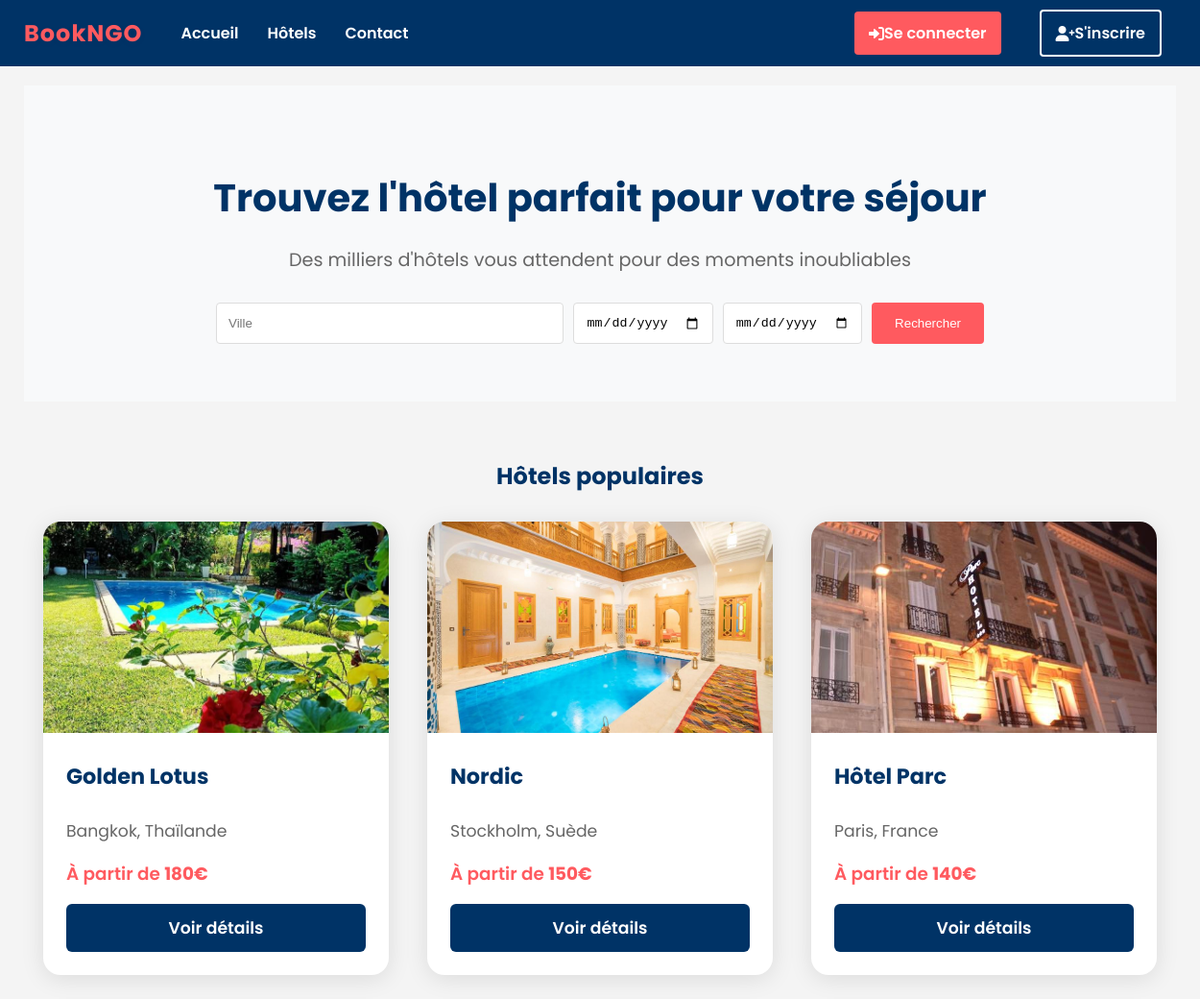
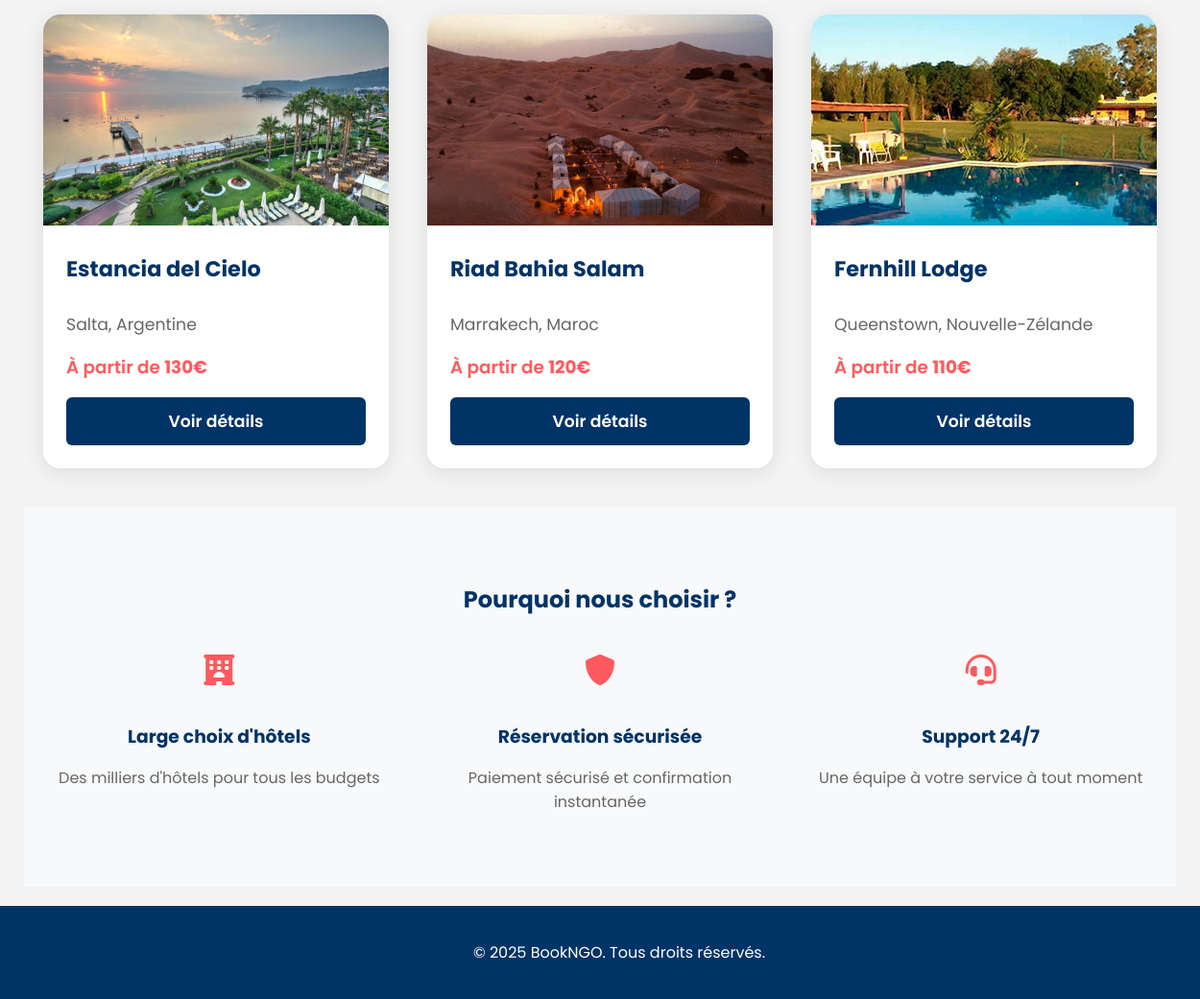
/api/hotels/, run on the app's committed database (2 pictures, top to bottom).
### hotel_app/models.py (models this page shows, shortened)
class Hotel(models.Model):
    owner = models.ForeignKey(User, on_delete=models.CASCADE, related_name='hotels')
    name = models.CharField(max_length=255)
    description = models.TextField()
    address = models.TextField()
    city = models.CharField(max_length=100)
    country = models.CharField(max_length=100)
    email = models.EmailField()
    phone = models.CharField(max_length=20)
    image = models.ImageField(upload_to='hotels/', null=True, blank=True)
    base_price = models.DecimalField(max_digits=10, decimal_places=2, default=0)

### hotel_app/views.py (the view)
# urls.py: path('', home,name='home'),
def home(request):
    hotels = Hotel.objects.annotate(
        min_price=Min('room_types__base_price')
    ).order_by('-min_price')[:6]  # Limiter à 6 hôtels populaires
    return render(request, 'home.html', {'hotels': hotels})

### templates/home.html (shortened to what this page needs)
{% extends "base.html" %}
{% block content %}
<div class="hero-section" style="text-align: center; padding: 60px 20px; background-color: #f8f9fa;">
    <h1 style="color: #003366; font-size: 2.5em; margin-bottom: 20px;">Trouvez l'hôtel parfait pour votre séjour</h1>
    <p style="color: #666; font-size: 1.2em; margin-bottom: 30px;">Des milliers d'hôtels vous attendent pour des moments inoubliables</p>
    <form action="{% url 'hotel-list' %}" method="get" class="search-form" style="max-width: 800px; margin: 0 auto;">
        <div style="display: flex; gap: 10px; justify-content: center;">
            <input type="text" name="city" placeholder="Ville" style="flex: 1; padding: 12px; border: 1px solid #ddd; border-radius: 4px;">
            <input type="date" name="check_in" style="padding: 12px; border: 1px solid #ddd; border-radius: 4px;">
            <input type="date" name="check_out" style="padding: 12px; border: 1px solid #ddd; border-radius: 4px;">
            <button type="submit" style="padding: 12px 24px; background-color: #ff5a5f; color: white; border: none; border-radius: 4px; cursor: pointer;">Rechercher</button>
        </div>
    </form>
</div>
<div class="featured-hotels" style="padding: 40px 20px;">
    <h2 style="text-align: center; color: #003366; margin-bottom: 30px;">Hôtels populaires</h2>
    <div class="hotel-grid-home">
        {% for hotel in hotels %}
        <div class="hotel-card-home">
            <div class="hotel-image-home">
                {% if hotel.image %}
                <img src="{{ hotel.image.url }}" alt="{{ hotel.name }}">
                {% else %}
                <img src="https://via.placeholder.com/400x300?text=Hotel+Image" alt="{{ hotel.name }}">
                {% endif %}
            </div>
            <div class="hotel-info-home">
                <h3>{{ hotel.name }}</h3>
                <p class="hotel-location-home">{{ hotel.city }}, {{ hotel.country }}</p>
                {% if hotel.min_price is not None %}
                    <div class="hotel-price-home">À partir de <span>{{ hotel.min_price }}€</span></div>
                {% else %}
                    <div class="hotel-price-home hotel-price-na">Prix non disponible</div>
                {% endif %}
                <a href="{% url 'hotel-detail' hotel.id %}" class="details-btn-home">Voir détails</a>
            </div>
        </div>
        {% empty %}
        <p style="text-align: center; grid-column: 1/-1; color: #666;">Aucun hôtel disponible pour le moment.</p>
        {% endfor %}
    </div>
</div>
<div class="features-section" style="background-color: #f8f9fa; padding: 60px 20px; text-align: center;">
    <h2 style="color: #003366; margin-bottom: 40px;">Pourquoi nous choisir ?</h2>
    <div style="display: grid; grid-template-columns: repeat(auto-fit, minmax(250px, 1fr)); gap: 30px; max-width: 1200px; margin: 0 auto;">
        <div class="feature">
            <i class="fas fa-hotel" style="font-size: 2em; color: #ff5a5f; margin-bottom: 20px;"></i>
            <h3 style="color: #003366; margin-bottom: 10px;">Large choix d'hôtels</h3>
            <p style="color: #666;">Des milliers d'hôtels pour tous les budgets</p>
        </div>
        <div class="feature">
            <i class="fas fa-shield-alt" style="font-size: 2em; color: #ff5a5f; margin-bottom: 20px;"></i>
            <h3 style="color: #003366; margin-bottom: 10px;">Réservation sécurisée</h3>
            <p style="color: #666;">Paiement sécurisé et confirmation instantanée</p>
        </div>
        <div class="feature">
            <i class="fas fa-headset" style="font-size: 2em; color: #ff5a5f; margin-bottom: 20px;"></i>
            <h3 style="color: #003366; margin-bottom: 10px;">Support 24/7</h3>
            <p style="color: #666;">Une équipe à votre service à tout moment</p>
        </div>
    </div>
</div>
{% endblock %}

### templates/base.html (style rules this page uses)
body { font-family: 'Poppins', sans-serif; margin: 0; padding: 0; background-color: #f4f4f4; }

### templates/home.html (style rules this page uses)
.hotel-grid-home { display: grid; grid-template-columns: repeat(auto-fit, minmax(340px, 1fr)); gap: 40px; max-width: 1200px; margin: 0 auto; }
.hotel-card-home { background: white; border-radius: 18px; overflow: hidden; box-shadow: 0 4px 24px rgba(0,0,0,0.10); display: flex; flex-direction: column; transition: transform 0.3s, box-shadow 0.3s; min-height: 100%; align-items: stretch; }
.hotel-image-home img { width: 100%; height: 220px; object-fit: cover; display: block; }
.hotel-info-home { padding: 28px 24px 24px 24px; display: flex; flex-direction: column; flex: 1; justify-content: space-between; }
.hotel-info-home h3 { color: #003366; margin: 0 0 10px 0; font-size: 1.4em; font-weight: 700; word-break: break-word; }
.hotel-location-home { color: #666; margin-bottom: 18px; font-size: 1.08em; }
.hotel-price-home { color: #ff5a5f; font-weight: 600; font-size: 1.15em; margin-bottom: 18px; }
.hotel-price-home span { color: #ff5a5f; font-weight: bold; }
.details-btn-home { background-color: #003366; color: white; padding: 12px 0; border-radius: 6px; text-align: center; text-decoration: none; font-weight: 600; font-size: 1.08em; transition: background 0.2s; margin-top: auto; display: block; }

### data on the page
Hotel: image (picture), name "Golden Lotus", city "Bangkok", country "Thaïlande", min_price "180"
Hotel: image (picture), name "Nordic", city "Stockholm", country "Suède", min_price "150"
Hotel: image (picture), name "Hôtel Parc", city "Paris", country "France", min_price "140"
Hotel: image (picture), name "Estancia del Cielo", city "Salta", country "Argentine", min_price "130"
Hotel: image (picture), name "Riad Bahia Salam", city "Marrakech", country "Maroc", min_price "120"
Hotel: image (picture), name "Fernhill Lodge", city "Queenstown", country "Nouvelle-Zélande", min_price "110"
